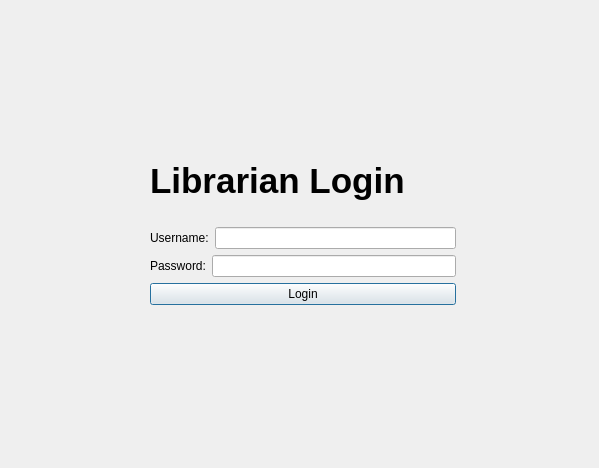
<?xml version="1.0" encoding="UTF-8"?>
<ui version="4.0">
 <class>LibrarianLogin</class>
 <widget class="QDialog" name="LibrarianLogin">
  <property name="geometry">
   <rect>
    <x>0</x>
    <y>0</y>
    <width>599</width>
    <height>468</height>
   </rect>
  </property>
  <property name="windowTitle">
   <string>Dialog</string>
  </property>
  <widget class="QWidget" name="">
   <property name="geometry">
    <rect>
     <x>150</x>
     <y>140</y>
     <width>306</width>
     <height>165</height>
    </rect>
   </property>
   <layout class="QVBoxLayout" name="verticalLayout">
    <item>
     <widget class="QLabel" name="titleLabel">
      <property name="font">
       <font>
        <pointsize>26</pointsize>
        <bold>true</bold>
       </font>
      </property>
      <property name="text">
       <string>Librarian Login</string>
      </property>
     </widget>
    </item>
    <item>
     <layout class="QHBoxLayout" name="horizontalLayout">
      <item>
       <widget class="QLabel" name="usernameLabel">
        <property name="text">
         <string>Username:</string>
        </property>
       </widget>
      </item>
      <item>
       <widget class="QLineEdit" name="usernameLineEdit"/>
      </item>
     </layout>
    </item>
    <item>
     <layout class="QHBoxLayout" name="horizontalLayout_2">
      <item>
       <widget class="QLabel" name="passwordLabel">
        <property name="text">
         <string>Password:</string>
        </property>
       </widget>
      </item>
      <item>
       <widget class="QLineEdit" name="passwordLineEdit">
        <property name="echoMode">
         <enum>QLineEdit::Normal</enum>
        </property>
       </widget>
      </item>
     </layout>
    </item>
    <item>
     <widget class="QPushButton" name="loginPushButton">
      <property name="text">
       <string>Login</string>
      </property>
     </widget>
    </item>
   </layout>
  </widget>
 </widget>
 <resources/>
 <connections/>
</ui>
